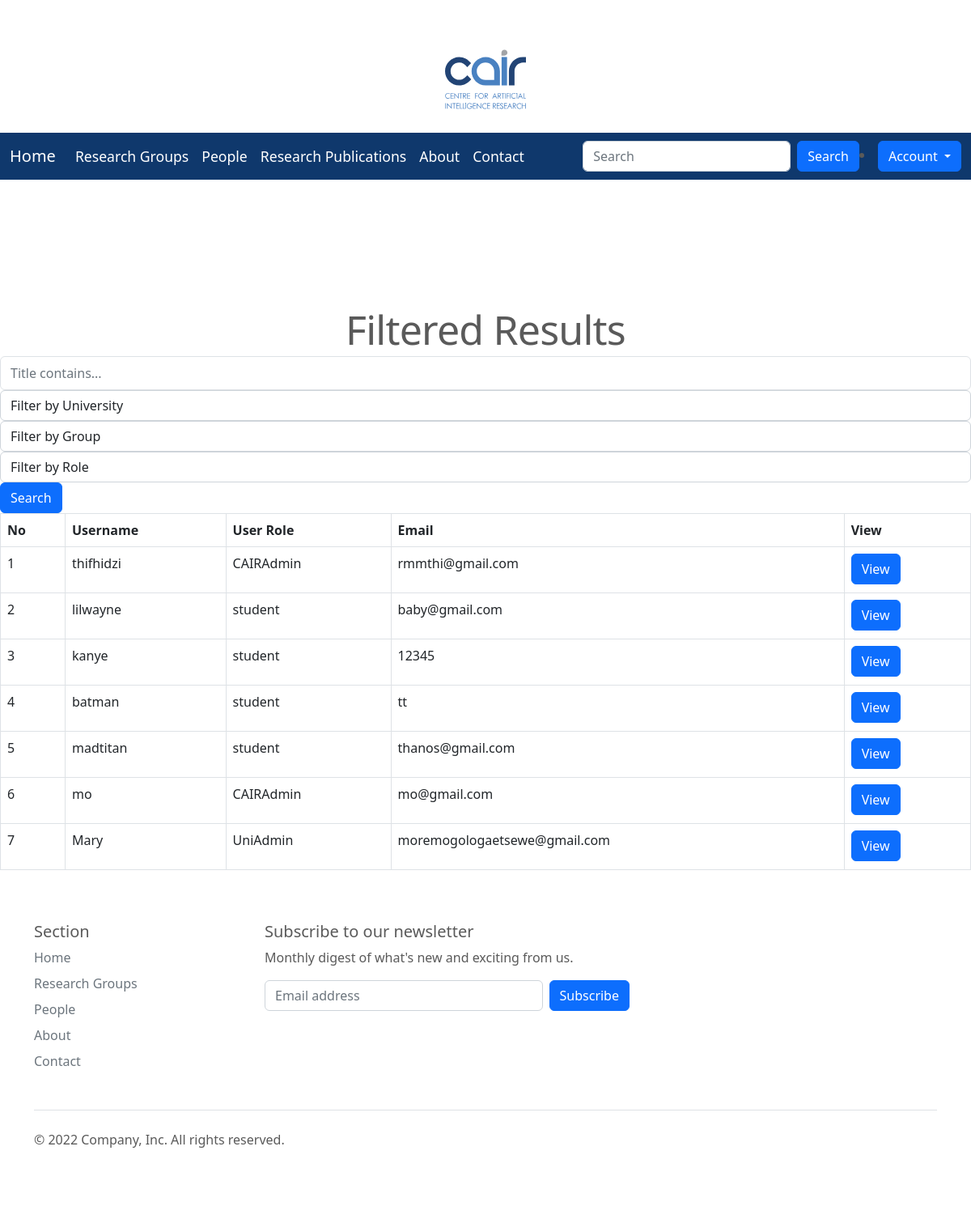
The page /searchPeopleResult/ on the database its author committed.
### researchapp/models.py (models this page shows, shortened)
class User(AbstractUser):
    role = models.ForeignKey(Role, on_delete=models.CASCADE, default=None,blank=True , null=TRUE)
    university = models.ForeignKey(University, on_delete=models.CASCADE, default=None,blank=True , null=TRUE)
    group = models.ForeignKey(Group, on_delete=models.CASCADE, default=None,blank=True , null=TRUE)
    bio = models.CharField(max_length=100, blank=True , null=TRUE)
    student_role = models.ForeignKey(StudentRole, on_delete=models.CASCADE, default=None,blank=True , null=TRUE)
    image = models.ImageField(upload_to = 'images/profilePic',blank=True , null=TRUE)
    is_active = models.BooleanField(default=True)

class Role(models.Model):
    RoleType = models.CharField(max_length=100)
    def __str__(self):
        return self.RoleType

### researchapp/views.py (the view)
# urls.py: path('searchPeopleResult/', views.searchPeopleResult, name = 'searchPeopleResult'),
def searchPeopleResult(request):
    a=""
    b=""
    c=""
    d=""
    if ('UniCat' in request.GET):
        a=request.GET['UniCat']
    if ('GroupCat' in request.GET):
        b=request.GET['GroupCat']
    if ('RoleCat' in request.GET):
        c=request.GET['RoleCat']
    if ('query' in request.GET):
        d = request.GET['query']
    context ={
            'users':filter_by_category(request,filter_by_nameAll(request)),
            'groups': Group.objects.all(),
            'UniCategory': University.objects.all(),
                'selectedUni':a,
                'selectedRole': c,
                'selectedGroup': b,
                'searchName': d,
                'Roles': Role.objects.all(),
    }
    return render(request, 'PeopleSearchResults.html', context)

### researchapp/views.py (called while the page is built)
def filter_by_nameAll(request):
    query_string = ''
    if ('query' in request.GET) and request.GET['query']!="":
        query_string = request.GET['query']
        entry_query = get_query(query_string, ['first_name', 'last_name', 'university__name'])
        return User.objects.all().filter(entry_query)
    else:
        return User.objects.all()

def filter_by_category(request, user_list):
    if ('UniCat' in request.GET):
        if request.GET['UniCat']!="":
            user_list=user_list.filter(university__name__icontains=request.GET['UniCat'])
    if ('GroupCat' in request.GET):
        if request.GET['GroupCat']!="":
            user_list=user_list.filter(group__name__icontains=request.GET['GroupCat'])
    if ('RoleCat' in request.GET):
        if request.GET['RoleCat']!="":
            user_list=user_list.filter(role__RoleType__icontains=request.GET['RoleCat'])
    return user_list

### researchapp/templates/PeopleSearchResults.html (shortened to what this page needs)
{% extends 'base.html' %}
{% load static %}
{% block style %}
    <link rel="stylesheet" href="{% static 'css/style1.css' %}">
    <link href="https://cdn.jsdelivr.net/npm/bootstrap@5.2.0/dist/css/bootstrap.min.css"
    rel="stylesheet">
    <link href='https://cdnjs.cloudflare.com/ajax/libs/font-awesome/4.0.3/css/font-awesome.css' rel='stylesheet'>
    <body oncontextmenu='return false' class='snippet-body'>
{% endblock %}
{% block body%}
<br>
<br>
  <h2 class="featurette-heading fw-normal lh-1" style="text-align:center;" >Filtered Results</h2>
<form method="GET" action="{% url 'searchPeopleResult' %}">
                     <input class="form-control py-2 border-right-0 border" type="search" name="query" placeholder="Title contains..."{% if searchName == "" %} value="" {% else %}"{{searchName}}" value = "{{searchName}}"{% endif %}  />
                     <select id="category" class="form-control "name="UniCat" >
    			<option {% if selectedUni == '' %} selected{% endif %} value =""> Filter by University</option>
    </select>
      <select id="category" class="form-control "name="GroupCat">
    			<option {% if selectedGroup == '' %} selected{% endif %} value =""> Filter by Group</option>
    </select>
    	   <select id="category" class="form-control "name="RoleCat">
    			<option {% if selectedRole == '' %} selected{% endif %} value="" > Filter by Role</option>
    </select>
                     <button type="submit" class="btn btn-primary">Search</button>
                     </form>
                    <div class="table-responsive">
                        <table class="table table-bordered" id="dataTable" width="100%" cellspacing="0">
                            <thead>
                            <tr>
                                <th>No</th>
                                <th>Username</th>
                                <th>User Role</th>
                                <th>Email</th>
                                <th>View</th>
                            </tr>
                            </thead>
                            <tbody>
                        {% if users %}
                            {% for user in users %}
                                <tr>
                                    <td>{{ forloop.counter }}</td>
                                    <td>{{ user.username }}</td>
                                    <td>{% if user.is_publisher == True %}
                                      <p>Publisher</p>
                                    {% elif user.is_admin == True %}
                                      <p>Admin</p>
                                    {% else %}
                                    <p>{{user.role}}</p>
                                      {% endif %}
                                    </td>
                                    <td>{{ user.email }}</td>
                                    <td>
                <a href="{% url 'avprofile' user.pk %}"><button type="button" class="btn btn-primary"> View</button></a>
                 </td>
                            {% endfor %}
                        {% endif %}
                            </tbody>
                        </table>
                    </div>
{% endblock %}

### researchapp/static/css/carousel.css (style rules this page uses)
body { padding-top: 3rem; padding-bottom: 3rem; color: #5a5a5a; }
.featurette-heading { letter-spacing: -.05rem; }
@media (min-width: 40em) { .featurette-heading { font-size: 50px; } }
@media (min-width: 62em) { .featurette-heading { margin-top: 7rem; } }

### rows shown on the page
User: username "thifhidzi", role "CAIRAdmin", email "rmmthi@gmail.com"
User: username "lilwayne", role "student", email "baby@gmail.com"
User: username "kanye", role "student", email "12345"
User: username "batman", role "student", email "tt"
User: username "madtitan", role "student", email "thanos@gmail.com"
User: username "mo", role "CAIRAdmin", email "mo@gmail.com"
User: username "Mary", role "UniAdmin", email "moremogologaetsewe@gmail.com"
